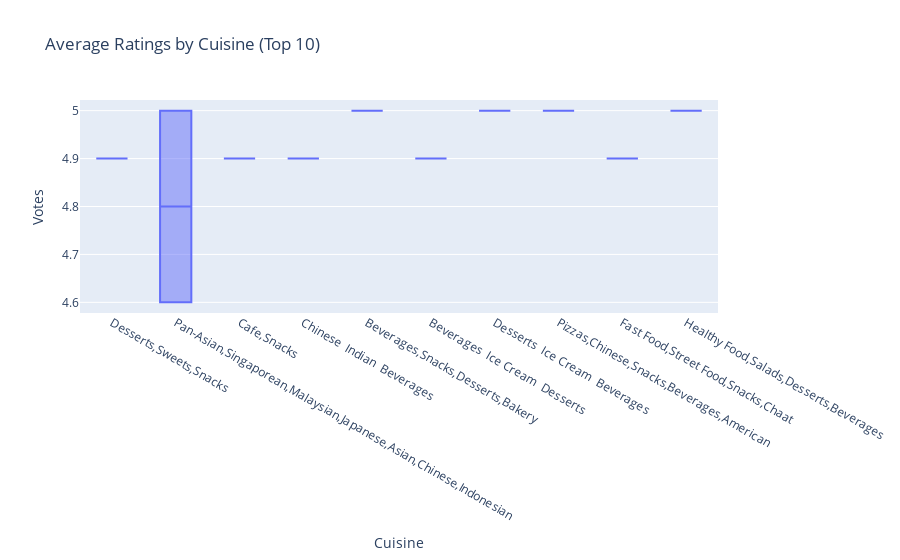

The notebook cell saved with this chart:
### Code cell
# Calculate the top 10 cuisines based on average ratings
top_cuisines = data.groupby('Cuisine')['Votes'].mean().sort_values(ascending=False).head(10).index

# Filter the data to include only the top 10 cuisines
filtered_data = data[data['Cuisine'].isin(top_cuisines)]

# Create the box plot using Plotly
fig_cuisine = px.box(filtered_data, x='Cuisine', y='Votes', title='Average Ratings by Cuisine (Top 10)')
fig_cuisine.show()

### Figure 1 — Plotly figure (JSON) as saved in the notebook; plotly's stock layout.template omitted (floating-point values rounded to 4 significant figures)
{"data": [{"alignmentgroup": "True", "hovertemplate": "Cuisine=%{x}<br>Votes=%{y}<extra></extra>", "legendgroup": "", "marker": {"color": "#636efa"}, "name": "", "notched": false, "offsetgroup": "", "orientation": "v", "showlegend": false, "type": "box", "x": ["Desserts,Sweets,Snacks", "Pan-Asian,Singaporean,Malaysian,Japanese,Asian,Chinese,Indonesian", "Cafe,Snacks", "Chinese  Indian  Beverages", "Beverages,Snacks,Desserts,Bakery", "Beverages  Ice Cream  Desserts", "Desserts  Ice Cream  Beverages", "Pizzas,Chinese,Snacks,Beverages,American", "Pan-Asian,Singaporean,Malaysian,Japanese,Asian,Chinese,Indonesian", "Fast Food,Street Food,Snacks,Chaat", "Healthy Food,Salads,Desserts,Beverages"], "x0": " ", "xaxis": "x", "y": [4.9, 4.6, 4.9, 4.9, 5, 4.9, 5, 5, 5, 4.9, 5], "y0": " ", "yaxis": "y"}], "layout": {"boxmode": "group", "legend": {"tracegroupgap": 0}, "title": {"text": "Average Ratings by Cuisine (Top 10)"}, "xaxis": {"anchor": "y", "domain": [0, 1], "title": {"text": "Cuisine"}}, "yaxis": {"anchor": "x", "domain": [0, 1], "title": {"text": "Votes"}}}}
